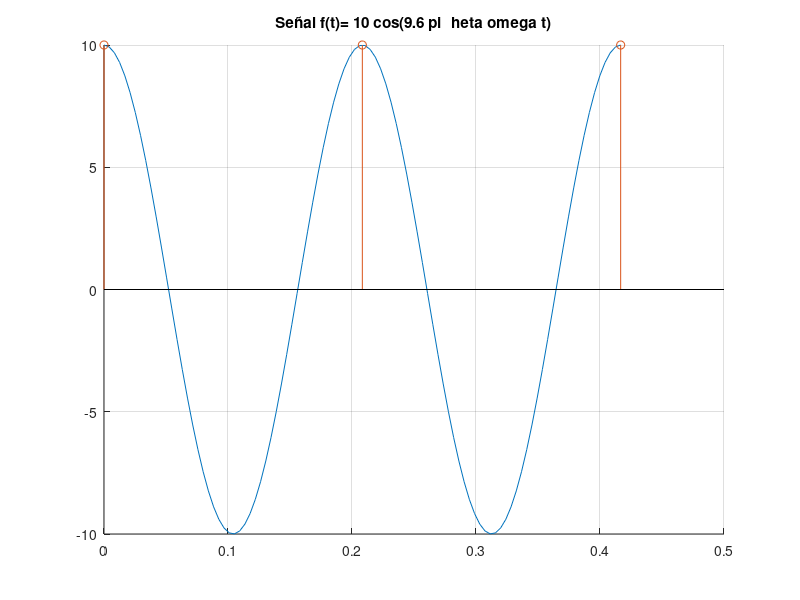
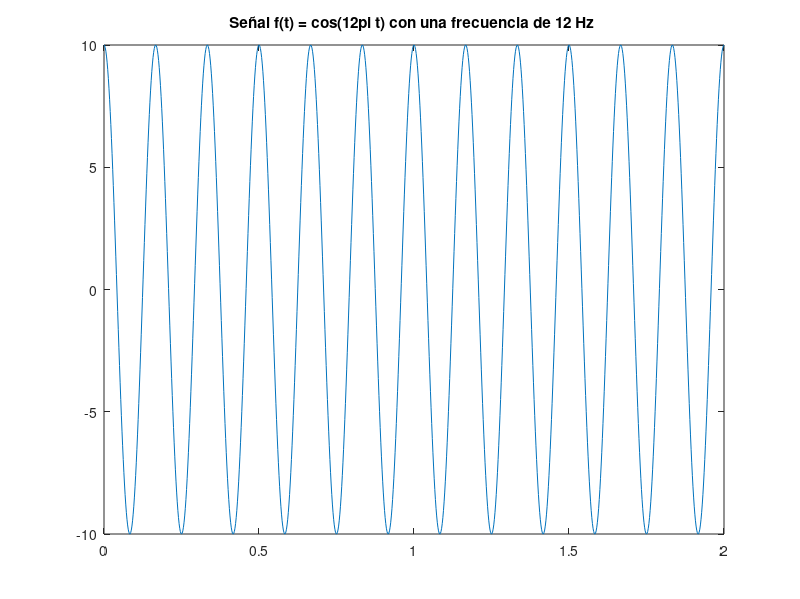
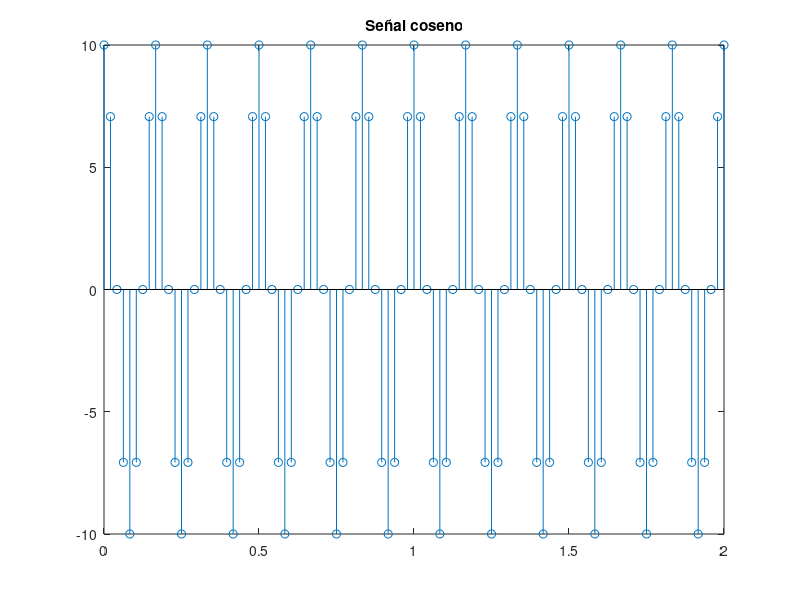
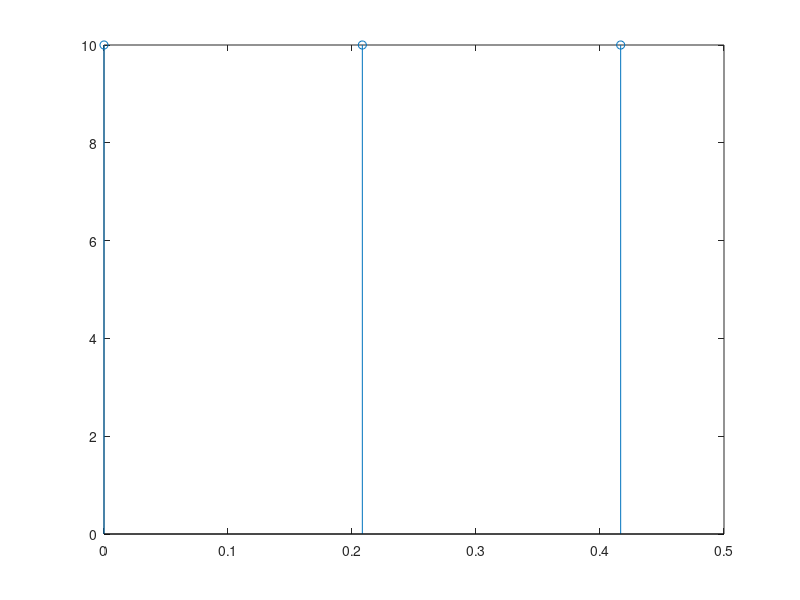

Write the MATLAB code that produced these figures, in order.
%% 

% 1. Dibujar la señal continua (2 periodos)

close all

F = (9.6 * pi) / (2 * pi)
T = 1 / F

t = linspace(0, 2*T, 100);
f = 10 .* cos(9.6 .* pi .* t);

Fs =  F;
Ts = 1 / Fs;
ts = 0:Ts:2*T;
fs = 10 .* cos(9.6 .* pi .* ts);

fig1 = figure;
hold on
plot(t, f)
stem(ts, fs)
title("Señal f(t)= 10 cos(9.6 \pi \theta \omega t)")

grid on
hold off

exportgraphics(fig1, "archivo2.png")

figure
stem(ts, fs)


%%

% f(t) = 10 cos(10πt) + 3 cos(8πt)

F1 = 5;
F2 = 4;

T1 = 1 / F1
T2 = 1 / F2

Fs = 2 * F1;
Ts = 1 / Fs;


t = linspace(0, 2*T2, 1000);
f = 10 .* cos(10 .* pi .* t) + 3 .* cos(8 .* pi .*t);


ts = 0:Ts:2*T2;
fs = 10 .* cos(10 .* pi .* ts) + 3 .* cos(8 .* pi .*ts);

fig1 = figure;

hold on
plot(t, f)
stem(ts, fs)

hold off

%% 

t = linspace(0, 2, 1000);
f = 10 * cos(12 .* pi .* t);

figure("PaperUnits","points", "PaperSize", [6 8])
plot(t, f)

title("Señal f(t) = cos(12\pi t) con una frecuencia de 12 Hz ")
fig = gcf();

exportgraphics(fig,"file.png", 'Resolution',300 )

%%

Fs = 6 * 2;
Ts = 1 / Fs;

ts = 0:Ts*0.25:2;
fs = 10 * cos(12 .* pi .* ts);

figure()
stem(ts, fs)
title("Señal coseno")

fig = gcf();
exportgraphics(fig, "file2.png", 'Resolution',300 )


%%

close all
figure()

hold on


rn = 10 * rand([1 length(ts)]);
stairs(rn)

rn_q = floor(rn);
stairs(rn_q);

hold off

diferencia = abs(rn - rn_q) ./ rn;

figure()
stairs(diferencia)


mean(diferencia) .* 100